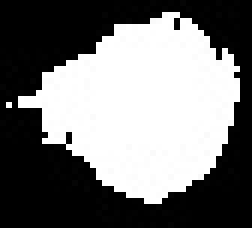
#> input picture otsu1.jpg, 42 x 38 px (shown 6 times larger)
$ python objectMap.py
#> lines starting #> are read from the running program, lines starting #| are printed output that depends on the picture; after the words box and inside, x2 and y2 are one past the last pixel; in counts of white or black regions, pixels touching at a corner belong together
__author__ = 'KolesnikG'

import cv2
import numpy as np


img=cv2.imread("otsu1.jpg",0)
#> img is the input picture: shape (38, 42); min 0, max 255, mean 118.1

ret,img=cv2.threshold(img,0,255,cv2.THRESH_BINARY+cv2.THRESH_OTSU)
#> img: shape (38, 42); 46.3% white; 2 white regions (1 under 20 px), largest, box (x1, y1, x2, y2) and area: (3, 2, 40, 34) 738
#> ret = 5


cur=1;
def numerated(img):
    global cur
    km=kn=0
    for i in range(1,img.shape[0]):
        for j in range(1,img.shape[1]):
            kn = j - 1
            if kn <= 0:
                kn = 1
                B = 0
            else:
                B = img[i][kn]
            km = i - 1
            if km <= 0:
                km = 1
                C = 0
            else:
                C = img[km][j]

            A = img[i][j]
            if A==0: pass
            elif (B==0 and C==0):
                cur+=1
                img[i][j] = cur
            elif (B != 0 and C==0):
                img[i][j]=B
            elif (B==0 and C!=0):
                img[i][j]=C
            elif (B!=0 and C!=0):
                if B==C:
                    img[i][j]=B
                else:
                    img[i][j]=B
                    img[img==C]=B
#> after the loop, cur = 17
    return img

img=numerated(img)

def filter(img, bigvalue):
    for i in range(0,img.shape[0]):
        for j in range(0,img.shape[1]):
            if img[i][j] not in bigvalue:
                img[i][j]=0
    return img


def print_img(img):
    for i in range(0,img.shape[0]):
        for j in range(0,img.shape[1]):
            print(img[i][j],end='\t')
        print(' ')


def get_bigvalue(img,cur):
#> called with cur = 17
    m=[0]*(cur+1);bigvalue=[]
#> after `m = [0] * (cur + 1)`: m = [0, 0, 0, 0, 0, 0, 0, 0, 0, 0, 0, 0, 0, 0, 0, 0, 0, 0]
    for i in range(0,img.shape[0]):
        for j in range(0,img.shape[1]):
            m[img[i][j]]+=1
#> after the loop, m = [857, 0, 0, 0, 0, 0, 0, 0, 0, 0, 0, 0, 0, 0, 0, 1, 0, 738]
    for i in range(1,len(m)):
        if m[i]>700:
            bigvalue+=[i]
#> this loop made 17 passes
#> bigvalue on pass 17: [17]
    return bigvalue

bigv=get_bigvalue(img,cur)
#> bigv = [17]
contour=[[] for i in range(len(bigv))]
#> contour = [[]]
print(contour)
img=filter(img,bigv)
#> after the loop in filter, `for i in range(0,img.shape[0]):`: img: shape (38, 42); values 0 (black) and 17 (white), 46.2% white; 1 white region, box (x1, y1, x2, y2) and area: (3, 2, 40, 34) 738


neighbors = [(0, -1), (1, -1), (1, 0), (1, 1), (0, 1), (-1, 1), (-1, 0), (-1, -1)]

def find_boundary(img,bigv):
    boundary_coord=[];k=0;
    for i in range(0,img.shape[0]):
        for j in range(0,img.shape[1]):
            if img[i][j]==bigv[k]:
                boundary_coord+=[(i,j)]
                k+=1
                if k>=len(bigv):
                    return boundary_coord
#> after the loop, boundary_coord = [(2, 27)]; k = 1

bound_point=find_boundary(img,bigv)
#> bound_point = [(2, 27)]

def contour_obj(boundary_point):
    i,j=boundary_point[0]
#> i = 2; j = 27
    si,sj=i,j
#> si = 2; sj = 27
    img[i][j]=1
#> img: shape (38, 42); min 0, max 17, mean 7.85
    k=0
    while k<8:
            m,n=neighbors[k]
            if (img[i+m][j+n]!=1) and (img[i+m][j+n]!=bigv[0]):
                if k==7:
                    k=0
                else:
                    k+=1
            else:
                j,i=j+n,i+m
                contour[0]+=[(i,j)]
                img[i][j]=1
                k-=1
                if i==si and j==sj:
                    break
#> this loop made 205 passes
#> (j, i) on passes 2, 3, 6, 7, 9, 11, 13, 15, 19, 20, 21, 24: (26, 3), (25, 3), (24, 4), (23, 4), (22, 4), (21, 4), (20, 4), (19, 4), (19, 5), (18, 6), (17, 6), (16, 7)
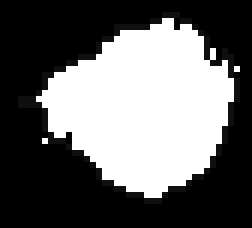
#> img: shape (38, 42) (shown 6 times larger); min 0, max 17, mean 6.87; drawn with min black and max white
#> after the loop, contour = 1 item; k = -1


img=contour_obj(bound_point)


#> (the run stopped early here; a loop or call above may not have finished)

$ run again, with 1 (2).jpg copied over otsu1.jpg
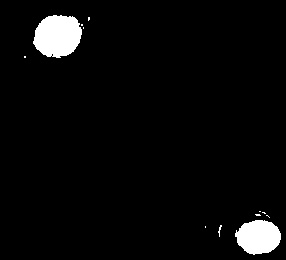
#> input picture 1 (2).jpg, 286 x 260 px
#> img is the input picture: shape (260, 286); min 0, max 255, mean 9.9
#> ret = 7
#> after the loop in numerated, `for i in range(1,img.shape[0]):`:
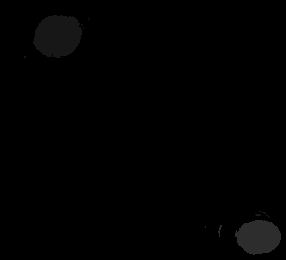
#> img: shape (260, 286); min 0, max 45, mean 1.3
#> after the loop in numerated, `for i in range(1,img.shape[0]):`: cur = 45
#> in get_bigvalue, `m = [0] * (cur + 1)`: m = 46 values from 0 to 0
#> after the loop in get_bigvalue, `for i in range(0,img.shape[0]):`: m = 46 values, max 71470 at index 0, min 0 at index 1, mean 1616.5
#> the loop in get_bigvalue, `for i in range(1,len(m)):` made 45 passes
#> bigvalue on passes 23, 45: [23], [23, 45]
#> bigv = [23, 45]
#> `contour=[[] for i in range(len(bigv))]`: contour = [[], []]
#> bound_point = [(15, 53), (220, 255)]
#> in contour_obj, `i,j=boundary_point[0]`: i = 15; j = 53
#> si = 15; sj = 53
#> the loop in contour_obj, `while k<8:` made 132 passes
#> (j, i) on passes 2, 3, 5, 7, 9, 12, 13, 16: (52, 16), (51, 16), (50, 16), (49, 16), (48, 16), (47, 17), (46, 17), (45, 18)
#> after the loop in contour_obj, `while k<8:`: contour = 2 items; k = -9
